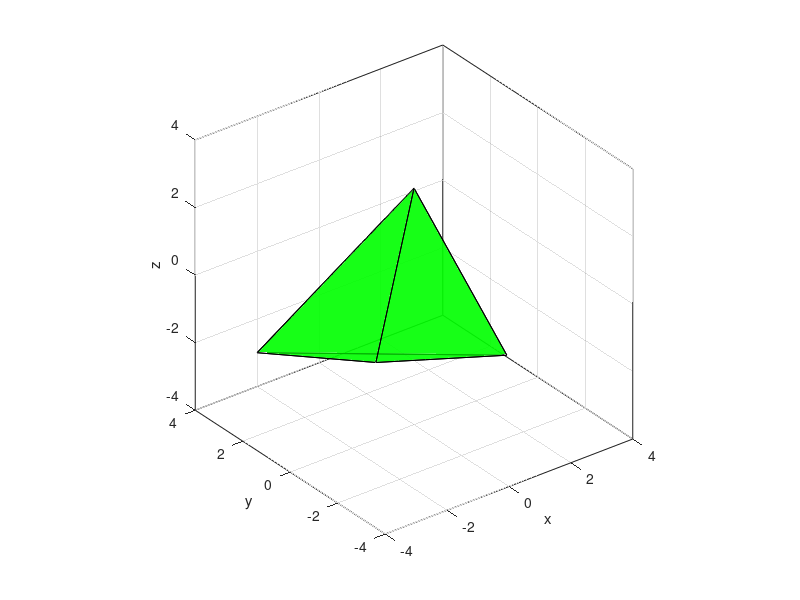

Write the MATLAB code that produced this figure.
H=[3 -2 -2 0; 0 4 -1 0; -3 -3 -1 3];
S=[1 2 3;1 2 4;1 3 4;2 3 4]; 

figure; hold on; 

axis equal; view(3); axis([-4 4 -4 4 -4 4]); box on; grid on; 

xlabel('x'); ylabel('y'); zlabel('z'); 

for i=1:size(S,1) 

         Si = S(i,:); 

         fill3(H(1,Si),H(2,Si),H(3,Si),'g','FaceAlpha',0.7); 

end 